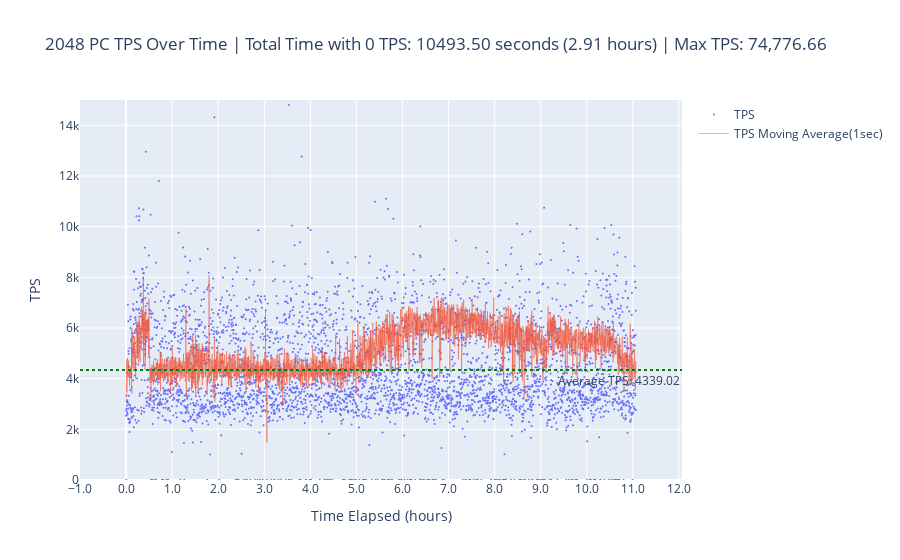

Notebook cell for this chart:
### Code cell
# Determine the range for the x-axis
x_min = filtered_time_series['elapsed_time_hours'].min() - 1  # One hour before the first data point
x_max = filtered_time_series['elapsed_time_hours'].max() + 1  # One hour after the last data point

fig = go.Figure()

fig.add_trace(go.Scatter(x=filtered_time_series['elapsed_time_hours'], y=filtered_time_series['sum_tps'], mode='markers', name='TPS', marker=dict(size=2)))
fig.add_trace(go.Scatter(x=filtered_time_series['elapsed_time_hours'], y=filtered_time_series['moving_average'], mode='lines', name='TPS Moving Average(1sec)', line=dict(width=0.5)))

# Add horizontal lines for max and average TPS
fig.add_hline(y=average_tps, line_dash="dot", line_color="green", annotation_text=f"Average TPS: {average_tps:.2f}", annotation_position="bottom right")
fig.add_hline(y=max_tps, line_dash="dash", line_color="red", annotation_text=f"Max TPS: {max_tps:.2f}", annotation_position="top right")

fig.update_layout(
    title=f"2048 PC TPS Over Time | Total Time with 0 TPS: {total_time_zero_tps:.2f} seconds ({total_time_zero_tps_hours:.2f} hours) | Max TPS: {max_tps:,.2f}",
    xaxis_title="Time Elapsed (hours)",
    yaxis_title="TPS",
    xaxis=dict(
        tickmode='linear',
        dtick=1,
        tickformat=".1f",
        range=[x_min, x_max]
    ),
    yaxis=dict(range=[0, 15000])
)


fig.show()

### Figure 1 — Plotly figure (JSON) as saved in the notebook; plotly's stock layout.template omitted (floating-point values rounded to 4 significant figures; data arrays with more than 128 entries replaced by an {"elided": "..."} marker saying what was removed)
{"data": [{"marker": {"size": 2}, "mode": "markers", "name": "TPS", "type": "scatter", "x": {"elided": "3985 float values"}, "y": {"elided": "3985 float values"}}, {"line": {"width": 0.5}, "mode": "lines", "name": "TPS Moving Average(1sec)", "type": "scatter", "x": {"elided": "3985 float values"}, "y": {"elided": "3985 float values"}}], "layout": {"annotations": [{"showarrow": false, "text": "Average TPS: 4339.02", "x": 1, "xanchor": "right", "xref": "x domain", "y": 4339.0, "yanchor": "top", "yref": "y"}, {"showarrow": false, "text": "Max TPS: 74776.66", "x": 1, "xanchor": "right", "xref": "x domain", "y": 74780.0, "yanchor": "bottom", "yref": "y"}], "shapes": [{"line": {"color": "green", "dash": "dot"}, "type": "line", "x0": 0, "x1": 1, "xref": "x domain", "y0": 4339.0, "y1": 4339.0, "yref": "y"}, {"line": {"color": "red", "dash": "dash"}, "type": "line", "x0": 0, "x1": 1, "xref": "x domain", "y0": 74780.0, "y1": 74780.0, "yref": "y"}], "title": {"text": "2048 PC TPS Over Time | Total Time with 0 TPS: 10493.50 seconds (2.91 hours) | Max TPS: 74,776.66"}, "xaxis": {"dtick": 1, "range": [-1, 12.07], "tickformat": ".1f", "tickmode": "linear", "title": {"text": "Time Elapsed (hours)"}}, "yaxis": {"range": [0, 15000], "title": {"text": "TPS"}}}}
